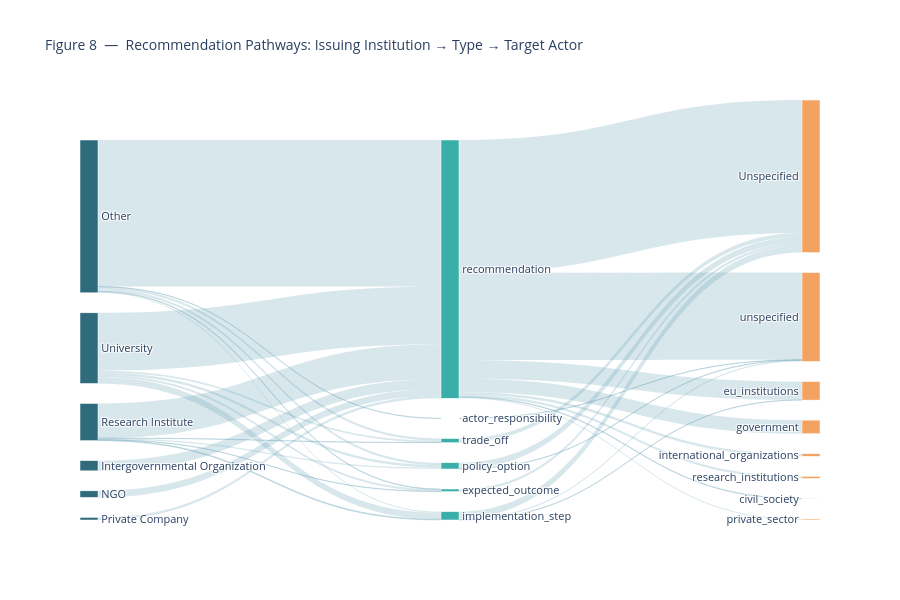

Here is the notebook cell this chart was saved with:
### Markdown cell above
## 8. Recommendation Pathways (Sankey)

This section maps how recommendations flow from the **issuing institution** (by dominant affiliation type per document) through the **extraction type** (the semantic role of the recommendation — e.g. policy option, regulatory measure, actor responsibility) to the **target actor type** (who the recommendation is directed at).

Each link width is proportional to the number of recommendation records taking that path. The chart highlights which affiliation types tend to produce different recommendation styles and which actor types are most frequently targeted.

### Code cell
from IPython.display import Image, display

try:
    import plotly.graph_objects as go
    _plotly_ok = True
except ImportError:
    print("plotly not installed — run: pip install plotly>=5.0.0")
    _plotly_ok = False

if _plotly_ok and len(recommendations) and len(documents):
    from collections import Counter

    # ── dominant affiliation type per document ────────────────────────
    def _dominant_affil(s):
        if pd.isna(s) or str(s).strip() == '':
            return 'Other'
        parts = [t.strip() for t in str(s).split(';') if t.strip()]
        return Counter(parts).most_common(1)[0][0] if parts else 'Other'

    _doc_affil = (
        documents.set_index('doc_id')['fm_affiliation_types']
        .apply(_dominant_affil)
        if 'fm_affiliation_types' in documents.columns
        else pd.Series('Other', index=documents['doc_id'])
    )

    recs_s = recommendations.copy()
    recs_s['affiliation']   = recs_s['doc_id'].map(_doc_affil).fillna('Other')
    recs_s['ext_type']      = recs_s['extraction_type'].fillna('unknown')
    recs_s['actor']         = recs_s['actor_type'].fillna('Unspecified')

    # ── build node list: affiliation → ext_type → actor ──────────────
    affiliations = sorted(recs_s['affiliation'].unique())
    ext_types    = sorted(recs_s['ext_type'].unique())
    actors       = sorted(recs_s['actor'].unique())

    nodes      = affiliations + ext_types + actors
    node_idx   = {n: i for i, n in enumerate(nodes)}
    node_color = (
        ['#2F6B7C'] * len(affiliations) +
        ['#3AAFA9'] * len(ext_types) +
        ['#F4A261'] * len(actors)
    )

    src, tgt, val = [], [], []

    for (a, e), cnt in recs_s.groupby(['affiliation', 'ext_type']).size().items():
        src.append(node_idx[a]); tgt.append(node_idx[e]); val.append(int(cnt))

    for (e, ac), cnt in recs_s.groupby(['ext_type', 'actor']).size().items():
        src.append(node_idx[e]); tgt.append(node_idx[ac]); val.append(int(cnt))

    fig8 = go.Figure(go.Sankey(
        arrangement='snap',
        node=dict(
            label=nodes,
            color=node_color,
            pad=20,
            thickness=18,
            line=dict(color='white', width=0.5),
        ),
        link=dict(source=src, target=tgt, value=val, color='rgba(100,160,180,0.25)'),
    ))
    fig8.update_layout(
        title_text='Figure 8  —  Recommendation Pathways: Issuing Institution → Type → Target Actor',
        title_font_size=14,
        font_size=11,
        height=600,
    )
    fig8.show()

### Figure 1 — Plotly figure (JSON) as saved in the notebook; plotly's stock layout.template omitted (floating-point values rounded to 4 significant figures)
{"data": [{"arrangement": "snap", "link": {"color": "rgba(100,160,180,0.25)", "source": [0, 1, 2, 2, 2, 2, 2, 2, 3, 4, 4, 4, 4, 4, 5, 5, 5, 5, 5, 6, 7, 8, 8, 8, 9, 9, 10, 10, 10, 10, 10, 10, 10, 10, 11], "target": [10, 10, 6, 7, 8, 9, 10, 11, 10, 7, 8, 9, 10, 11, 7, 8, 9, 10, 11, 19, 12, 12, 14, 19, 12, 19, 12, 13, 14, 15, 16, 17, 18, 19, 12], "value": [39, 25, 1, 2, 4, 9, 560, 8, 10, 1, 3, 5, 132, 1, 7, 25, 10, 221, 7, 1, 10, 26, 1, 5, 23, 1, 508, 2, 70, 52, 10, 4, 8, 333, 16]}, "node": {"color": ["#2F6B7C", "#2F6B7C", "#2F6B7C", "#2F6B7C", "#2F6B7C", "#2F6B7C", "#3AAFA9", "#3AAFA9", "#3AAFA9", "#3AAFA9", "#3AAFA9", "#3AAFA9", "#F4A261", "#F4A261", "#F4A261", "#F4A261", "#F4A261", "#F4A261", "#F4A261", "#F4A261"], "label": ["Intergovernmental Organization", "NGO", "Other", "Private Company", "Research Institute", "University", "actor_responsibility", "expected_outcome", "implementation_step", "policy_option", "recommendation", "trade_off", "Unspecified", "civil_society", "eu_institutions", "government", "international_organizations", "private_sector", "research_institutions", "unspecified"], "line": {"color": "white", "width": 0.5}, "pad": 20, "thickness": 18}, "type": "sankey"}], "layout": {"font": {"size": 11}, "height": 600, "title": {"font": {"size": 14}, "text": "Figure 8  —  Recommendation Pathways: Issuing Institution → Type → Target Actor"}}}
